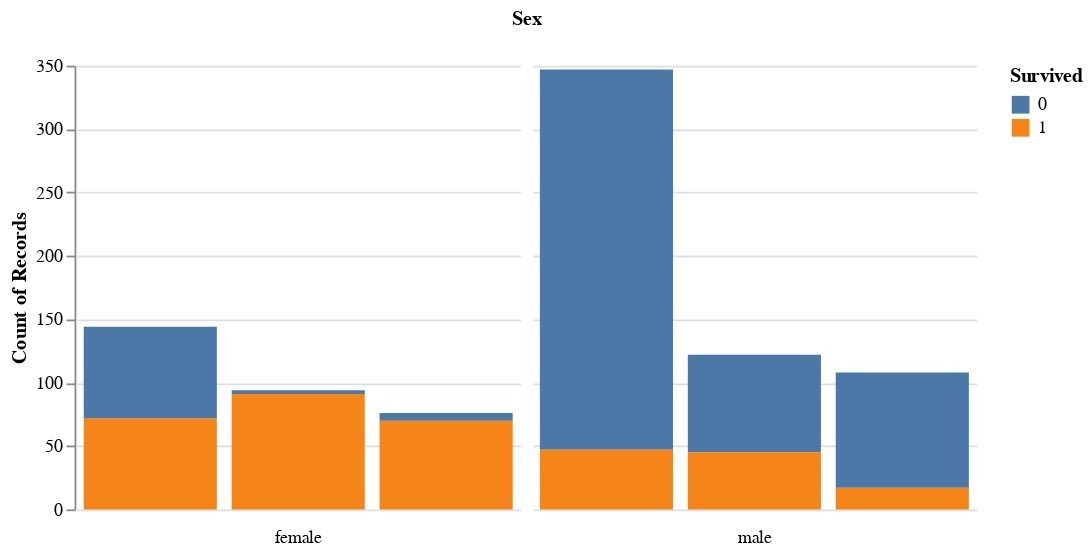

This figure's notebook cell:
### Code cell
chart = alt.Chart(raw_df).mark_bar(opacity = 1).encode(
    alt.Column('Sex:O', spacing = 5, header = alt.Header(labelOrient = "bottom")),
    alt.X('Pclass:O', sort = ["P1", "P2", "P3"],  axis=None),
    alt.Y('count(Survived):Q'),
    alt.Color('Survived:N'),
    ).properties(
    width=250,
    height=250
).configure_view(stroke='transparent')
    
chart.display()

### Figure 1 — Vega-Lite specification as saved in the notebook (floating-point values rounded to 4 significant figures; data arrays with more than 128 entries replaced by an {"elided": "..."} marker saying what was removed)
{"config": {"view": {"continuousWidth": 400, "continuousHeight": 300, "stroke": "transparent"}}, "data": {"name": "data-cf7a79bd2a3c0217c609d2c7798b959a"}, "mark": {"type": "bar", "opacity": 1}, "encoding": {"color": {"field": "Survived", "type": "nominal"}, "column": {"field": "Sex", "header": {"labelOrient": "bottom"}, "spacing": 5, "type": "ordinal"}, "x": {"axis": null, "field": "Pclass", "sort": ["P1", "P2", "P3"], "type": "ordinal"}, "y": {"aggregate": "count", "field": "Survived", "type": "quantitative"}}, "height": 250, "width": 250, "$schema": "https://vega.github.io/schema/vega-lite/v4.17.0.json", "datasets": {"data-cf7a79bd2a3c0217c609d2c7798b959a": {"elided": "891 records"}}}
